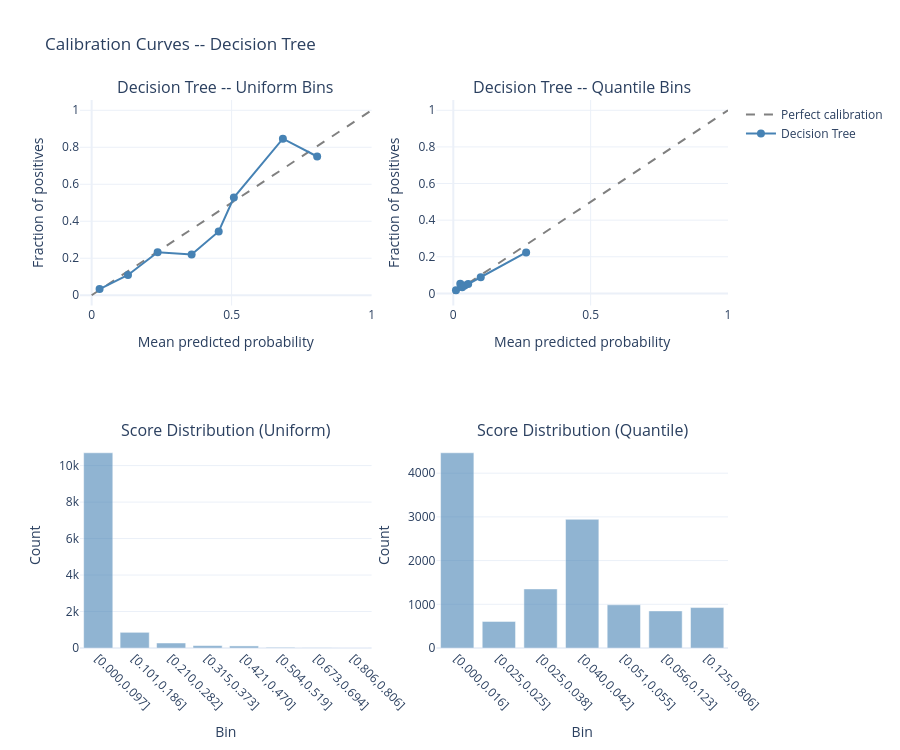

Notebook source saved alongside this figure:
### Code cell
fig5=plot_calibration_curve(best_dt, X_test_enc_df, y_test, model_name='Decision Tree')
fig5.write_html("calibration_curve_dt.html")

### Figure 1 — Plotly figure (JSON) as saved in the notebook; plotly's stock layout.template omitted (floating-point values rounded to 4 significant figures)
{"data": [{"line": {"color": "gray", "dash": "dash"}, "mode": "lines", "name": "Perfect calibration", "showlegend": true, "type": "scatter", "x": [0, 1], "xaxis": "x", "y": [0, 1], "yaxis": "y"}, {"customdata": [[10703], [860], [275], [132], [113], [36], [13], [4]], "hovertemplate": "<b>Mean predicted prob:</b> %{x:.3f}<br><b>Fraction positive:</b> %{y:.3f}<br><b>Count in bin:</b> %{customdata[0]}<extra></extra>", "line": {"color": "steelblue"}, "marker": {"size": 8}, "mode": "lines+markers", "name": "Decision Tree", "showlegend": true, "type": "scatter", "x": [0.02838, 0.1298, 0.2358, 0.3571, 0.4538, 0.508, 0.6832, 0.8056], "xaxis": "x", "y": [0.03326, 0.1093, 0.2327, 0.2197, 0.3451, 0.5278, 0.8462, 0.75], "yaxis": "y"}, {"hovertemplate": "Bin: %{x}<br>Count: %{y}<extra></extra>", "marker": {"color": "steelblue"}, "opacity": 0.6, "showlegend": false, "type": "bar", "x": ["[0.000,0.097]", "[0.101,0.186]", "[0.210,0.282]", "[0.315,0.373]", "[0.421,0.470]", "[0.504,0.519]", "[0.673,0.694]", "[0.806,0.806]"], "xaxis": "x3", "y": [10703, 860, 275, 132, 113, 36, 13, 4], "yaxis": "y3"}, {"line": {"color": "gray", "dash": "dash"}, "mode": "lines", "name": "Perfect calibration", "showlegend": false, "type": "scatter", "x": [0, 1], "xaxis": "x2", "y": [0, 1], "yaxis": "y2"}, {"customdata": [[4467], [609], [1352], [2945], [989], [849], [925]], "hovertemplate": "<b>Mean predicted prob:</b> %{x:.3f}<br><b>Fraction positive:</b> %{y:.3f}<br><b>Count in bin:</b> %{customdata[0]}<extra></extra>", "line": {"color": "steelblue"}, "marker": {"size": 8}, "mode": "lines+markers", "name": "Decision Tree", "showlegend": false, "type": "scatter", "x": [0.009793, 0.02536, 0.03237, 0.04153, 0.05432, 0.09989, 0.2652], "xaxis": "x2", "y": [0.01746, 0.05255, 0.03328, 0.04312, 0.05157, 0.08834, 0.2238], "yaxis": "y2"}, {"hovertemplate": "Bin: %{x}<br>Count: %{y}<extra></extra>", "marker": {"color": "steelblue"}, "opacity": 0.6, "showlegend": false, "type": "bar", "x": ["[0.000,0.016]", "[0.025,0.025]", "[0.025,0.038]", "[0.040,0.042]", "[0.051,0.055]", "[0.056,0.123]", "[0.125,0.806]"], "xaxis": "x4", "y": [4467, 609, 1352, 2945, 989, 849, 925], "yaxis": "y4"}], "layout": {"annotations": [{"font": {"size": 16}, "showarrow": false, "text": "Decision Tree -- Uniform Bins", "x": 0.225, "xanchor": "center", "xref": "paper", "y": 1, "yanchor": "bottom", "yref": "paper"}, {"font": {"size": 16}, "showarrow": false, "text": "Decision Tree -- Quantile Bins", "x": 0.775, "xanchor": "center", "xref": "paper", "y": 1, "yanchor": "bottom", "yref": "paper"}, {"font": {"size": 16}, "showarrow": false, "text": "Score Distribution (Uniform)", "x": 0.225, "xanchor": "center", "xref": "paper", "y": 0.375, "yanchor": "bottom", "yref": "paper"}, {"font": {"size": 16}, "showarrow": false, "text": "Score Distribution (Quantile)", "x": 0.775, "xanchor": "center", "xref": "paper", "y": 0.375, "yanchor": "bottom", "yref": "paper"}], "height": 750, "title": {"text": "Calibration Curves -- Decision Tree"}, "xaxis": {"anchor": "y", "domain": [0, 0.45], "title": {"text": "Mean predicted probability"}}, "xaxis2": {"anchor": "y2", "domain": [0.55, 1], "title": {"text": "Mean predicted probability"}}, "xaxis3": {"anchor": "y3", "domain": [0, 0.45], "tickangle": 45, "title": {"text": "Bin"}}, "xaxis4": {"anchor": "y4", "domain": [0.55, 1], "tickangle": 45, "title": {"text": "Bin"}}, "yaxis": {"anchor": "x", "domain": [0.625, 1], "title": {"text": "Fraction of positives"}}, "yaxis2": {"anchor": "x2", "domain": [0.625, 1], "title": {"text": "Fraction of positives"}}, "yaxis3": {"anchor": "x3", "domain": [0, 0.375], "title": {"text": "Count"}}, "yaxis4": {"anchor": "x4", "domain": [0, 0.375], "title": {"text": "Count"}}}}
